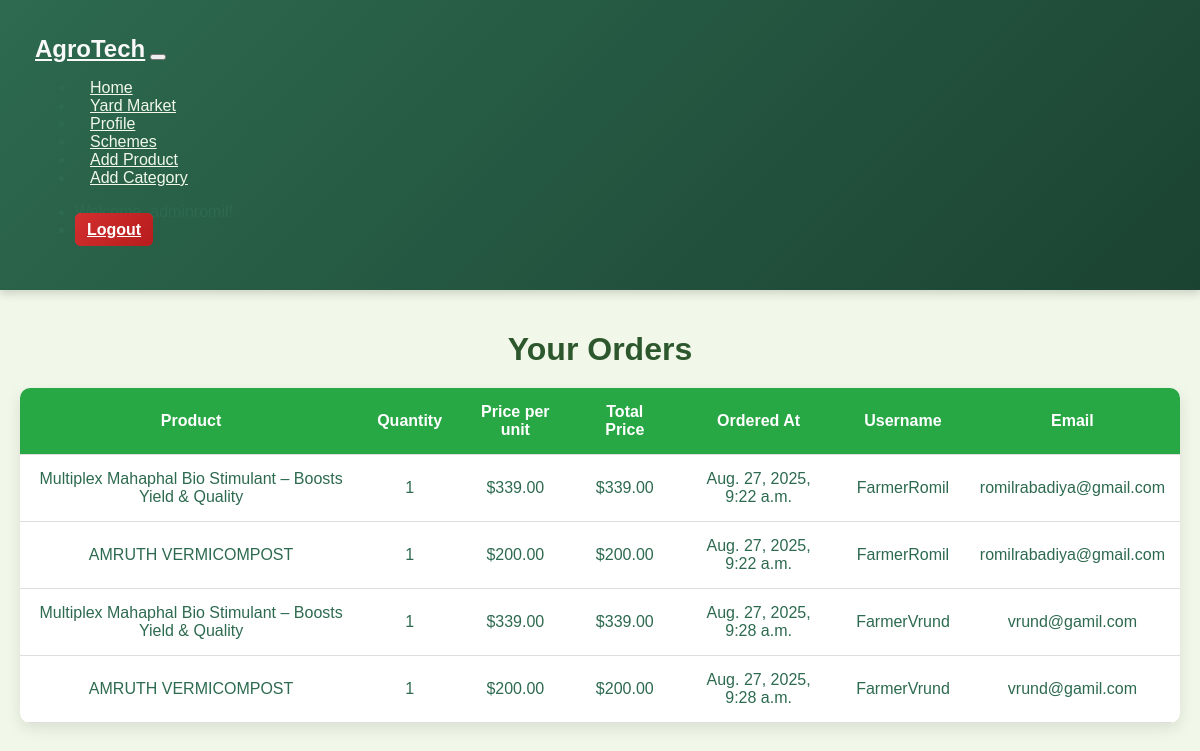
The app's page /yard_market/order_admin_list (signed in) with its own data.
### agroapp/models.py (models this page shows, shortened)
class Order(models.Model):
    user = models.ForeignKey(User, on_delete=models.CASCADE)
    product = models.ForeignKey(Product, on_delete=models.CASCADE)
    quantity = models.PositiveIntegerField(default=1)
    created_at = models.DateTimeField(auto_now_add=True)
    def total_price(self):
        return self.quantity * self.product.price

class Product(models.Model):
    name = models.CharField(max_length=255)
    description = models.TextField()
    price = models.DecimalField(max_digits=10, decimal_places=2)
    category = models.ForeignKey(Category, on_delete=models.CASCADE)
    image = models.ImageField(upload_to='product_images/', blank=True, null=True)

class User(AbstractUser):
    ROLE_CHOICES = [
        ('farmer', 'Farmer'),
        ('administrator', 'Administrator'),
    ]
    profile_picture = models.ImageField(upload_to='profile_pics/', default='default.jpg', blank=True, null=True)
    bio = models.TextField(blank=True, null=True)
    role = models.CharField(max_length=20, choices=ROLE_CHOICES, default='farmer')
    phone_number = models.CharField(max_length=15, blank=True, null=True)
    address = models.TextField(blank=True, null=True)
    city = models.CharField(max_length=100, blank=True, null=True)
    state = models.CharField(max_length=100, blank=True, null=True)
    zip_code = models.CharField(max_length=10, blank=True, null=True)

### agroapp/views.py (the view)
# urls.py: path('yard_market/order_admin_list', views.all_user_orders, name='all_user_orders'),#When user is administrator And see all orders , Button in product_list.html
@login_required
def all_user_orders(request):
    orders1 = Order.objects.all()
    return render(request, 'yard_market/order_admin_list.html', {'orders': orders1})

### templates/yard_market/order_admin_list.html (shortened to what this page needs)
<!DOCTYPE html>
<html lang="en">
<head>
</head>
<body>
    <nav class="navbar navbar-expand-lg navbar-dark bg-success shadow-sm">
        <div class="container">
            <a class="navbar-brand fw-bold" href="{% url 'home' %}">AgroTech</a>
            <button class="navbar-toggler" type="button" data-bs-toggle="collapse" data-bs-target="#navbarNav">
            </button>
            <div class="collapse navbar-collapse" id="navbarNav">
                <ul class="navbar-nav me-auto">
                    <li class="nav-item mx-2"><a class="nav-link active" href="{% url 'home' %}">Home</a></li>
                    <li class="nav-item mx-2"><a class="nav-link" href="{% url 'product_list' %}">Yard Market</a></li>
                    <li class="nav-item mx-2"><a class="nav-link" href="{% url 'profile' %}">Profile</a></li>
                    <li class="nav-item mx-2"><a class="nav-link" href="{% url 'scheme_list' %}">Schemes</a></li>
                    {% if user.is_authenticated and user.role == "administrator" %}
                        <li class="nav-item mx-2"><a class="nav-link" href="{% url 'add_product' %}">Add Product</a></li>
                        <li class="nav-item mx-2"><a class="nav-link" href="{% url 'add_category' %}">Add Category</a></li>
                    {% endif %}
                </ul>
                <ul class="navbar-nav ms-auto align-items-center">
                    {% if user.is_authenticated %}
                        <li class="nav-item me-3">
                            <span class="text-light fw-bold">Welcome, {{ user.username }}!</span>
                        </li>
                        <li class="nav-item">
                            <a id="logout-btn" class="btn btn-danger btn-sm" href="{% url 'logout' %}">Logout</a>
                        </li>
                    {% else %}
                        <li class="nav-item"><a class="btn btn-light btn-sm me-2" href="{% url 'login' %}">Login</a></li>
                        <li class="nav-item"><a class="btn btn-warning btn-sm" href="{% url 'signup' %}">Sign Up</a></li>
                    {% endif %}
                </ul>
            </div>
        </div>
    </nav>
    <div class="container">
        <h1>Your Orders</h1>
        <table class="table">
            <thead>
                <tr>
                    <th>Product</th>
                    <th>Quantity</th>
                    <th>Price per unit</th>
                    <th>Total Price</th>
                    <th>Ordered At</th>
                    <th>Username</th>
                    <th>Email</th>
                </tr>
            </thead>
            <tbody>
                {% for order in orders %}
                <tr>
                    <td>{{ order.product.name }}</td>
                    <td>{{ order.quantity }}</td>
                    <td>${{ order.product.price }}</td>
                    <td>${{ order.total_price }}</td>
                    <td>{{ order.created_at }}</td>
                    <td>{{ order.user.username }}</td>
                    <td>{{ order.user.email }}</td>
                </tr>
                {% empty %}
                <tr>
                    <td colspan="7" class="text-danger fw-bold">No orders found.</td>
                </tr>
                {% endfor %}
            </tbody>
        </table>
    </div>
</body>
</html>

### templates/yard_market/order_admin_list.html (style rules this page uses)
body { font-family: 'Poppins', sans-serif; background-color: #F1F8E9; margin: 0; padding: 0; color: #2d6a4f; }
.navbar { background: linear-gradient(135deg, #2d6a4f, #1b4332); padding: 15px; box-shadow: 0px 4px 8px rgba(0, 0, 0, 0.15); }
.navbar-brand { color: #F9F9F9; font-weight: bold; font-size: 24px; }
.navbar-nav .nav-link { color: #F1F8E9; transition: 0.3s; font-weight: 500; padding: 10px 15px; border-radius: 5px; }
.btn-danger { border-radius: 8px; background: linear-gradient(135deg, #D32F2F, #B71C1C); font-weight: 600; transition: 0.3s; color: white; }
body { font-family: 'Poppins', sans-serif; background-color: #F1F8E9; }
.container { max-width: 1200px; margin: auto; padding: 20px; }
h1 { text-align: center; color: #2d572c; margin-bottom: 20px; }
.table { width: 100%; border-collapse: collapse; margin-top: 20px; background: white; border-radius: 10px; overflow: hidden; box-shadow: 0 5px 15px rgba(0, 0, 0, 0.1); }
.table thead { background-color: #28a745; color: white; }
.table th, .table td { padding: 15px; text-align: center; border-bottom: 1px solid #ddd; }
.btn-danger { background-color: #dc3545; border: none; padding: 8px 12px; border-radius: 6px; color: white; font-weight: bold; transition: 0.3s ease; }

### records on screen
Order: product.name "Multiplex Mahaphal Bio Stimulant – Boosts Yield & Quality", quantity "1", product.price "339.00", total_price "339.00", created_at "Aug. 27, 2025, 9:22 a.m.", user.username "FarmerRomil", user.email "romilrabadiya@gmail.com"
Order: product.name "AMRUTH VERMICOMPOST", quantity "1", product.price "200.00", total_price "200.00", created_at "Aug. 27, 2025, 9:22 a.m.", user.username "FarmerRomil", user.email "romilrabadiya@gmail.com"
Order: product.name "Multiplex Mahaphal Bio Stimulant – Boosts Yield & Quality", quantity "1", product.price "339.00", total_price "339.00", created_at "Aug. 27, 2025, 9:28 a.m.", user.username "FarmerVrund", user.email "vrund@gamil.com"
Order: product.name "AMRUTH VERMICOMPOST", quantity "1", product.price "200.00", total_price "200.00", created_at "Aug. 27, 2025, 9:28 a.m.", user.username "FarmerVrund", user.email "vrund@gamil.com"
